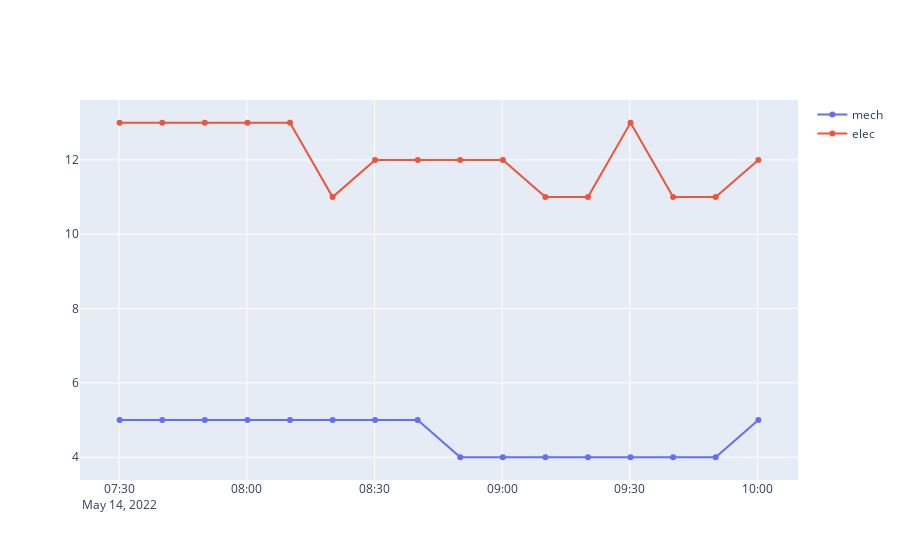

The notebook cell saved with this chart:
### Code cell
# Samedi
plot_bikes("2022-05-14", "21209")
